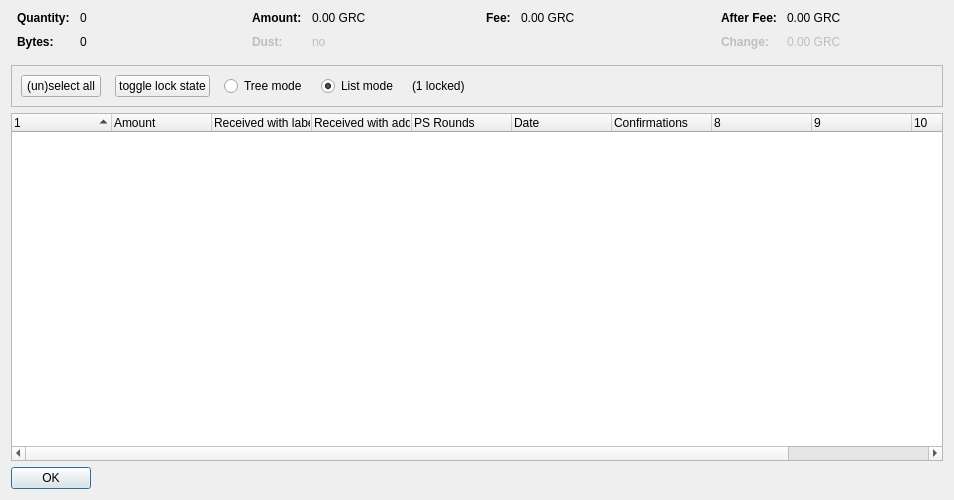
<?xml version="1.0" encoding="UTF-8"?>
<ui version="4.0">
 <class>CoinControlDialog</class>
 <widget class="QDialog" name="CoinControlDialog">
  <property name="geometry">
   <rect>
    <x>0</x>
    <y>0</y>
    <width>954</width>
    <height>500</height>
   </rect>
  </property>
  <property name="windowTitle">
   <string>Coin Selection</string>
  </property>
  <layout class="QVBoxLayout" name="verticalLayout">
   <item>
    <layout class="QHBoxLayout" name="horizontalLayoutTop" stretch="0,0,0,0">
     <property name="topMargin">
      <number>0</number>
     </property>
     <property name="bottomMargin">
      <number>10</number>
     </property>
     <item>
      <layout class="QFormLayout" name="formLayoutCoinControl1">
       <property name="horizontalSpacing">
        <number>10</number>
       </property>
       <property name="verticalSpacing">
        <number>10</number>
       </property>
       <property name="leftMargin">
        <number>6</number>
       </property>
       <property name="rightMargin">
        <number>6</number>
       </property>
       <item row="0" column="0">
        <widget class="QLabel" name="labelCoinControlQuantityText">
         <property name="font">
          <font>
           <weight>75</weight>
           <bold>true</bold>
          </font>
         </property>
         <property name="text">
          <string>Quantity:</string>
         </property>
        </widget>
       </item>
       <item row="0" column="1">
        <widget class="QLabel" name="labelCoinControlQuantity">
         <property name="cursor">
          <cursorShape>IBeamCursor</cursorShape>
         </property>
         <property name="contextMenuPolicy">
          <enum>Qt::ActionsContextMenu</enum>
         </property>
         <property name="text">
          <string notr="true">0</string>
         </property>
         <property name="textInteractionFlags">
          <set>Qt::LinksAccessibleByMouse|Qt::TextSelectableByKeyboard|Qt::TextSelectableByMouse</set>
         </property>
        </widget>
       </item>
       <item row="1" column="0">
        <widget class="QLabel" name="labelCoinControlBytesText">
         <property name="font">
          <font>
           <weight>75</weight>
           <bold>true</bold>
          </font>
         </property>
         <property name="text">
          <string>Bytes:</string>
         </property>
        </widget>
       </item>
       <item row="1" column="1">
        <widget class="QLabel" name="labelCoinControlBytes">
         <property name="cursor">
          <cursorShape>IBeamCursor</cursorShape>
         </property>
         <property name="contextMenuPolicy">
          <enum>Qt::ActionsContextMenu</enum>
         </property>
         <property name="text">
          <string notr="true">0</string>
         </property>
         <property name="textInteractionFlags">
          <set>Qt::LinksAccessibleByMouse|Qt::TextSelectableByKeyboard|Qt::TextSelectableByMouse</set>
         </property>
        </widget>
       </item>
      </layout>
     </item>
     <item>
      <layout class="QFormLayout" name="formLayoutCoinControl2">
       <property name="horizontalSpacing">
        <number>10</number>
       </property>
       <property name="verticalSpacing">
        <number>10</number>
       </property>
       <property name="leftMargin">
        <number>6</number>
       </property>
       <property name="rightMargin">
        <number>6</number>
       </property>
       <item row="0" column="0">
        <widget class="QLabel" name="labelCoinControlAmountText">
         <property name="font">
          <font>
           <weight>75</weight>
           <bold>true</bold>
          </font>
         </property>
         <property name="text">
          <string>Amount:</string>
         </property>
        </widget>
       </item>
       <item row="0" column="1">
        <widget class="QLabel" name="labelCoinControlAmount">
         <property name="cursor">
          <cursorShape>IBeamCursor</cursorShape>
         </property>
         <property name="contextMenuPolicy">
          <enum>Qt::ActionsContextMenu</enum>
         </property>
         <property name="text">
          <string notr="true">0.00 GRC</string>
         </property>
         <property name="textInteractionFlags">
          <set>Qt::LinksAccessibleByMouse|Qt::TextSelectableByKeyboard|Qt::TextSelectableByMouse</set>
         </property>
        </widget>
       </item>
       <item row="1" column="0">
        <widget class="QLabel" name="labelCoinControlLowOutputText">
         <property name="enabled">
          <bool>false</bool>
         </property>
         <property name="font">
          <font>
           <weight>75</weight>
           <bold>true</bold>
          </font>
         </property>
         <property name="text">
          <string>Dust:</string>
         </property>
        </widget>
       </item>
       <item row="1" column="1">
        <widget class="QLabel" name="labelCoinControlLowOutput">
         <property name="enabled">
          <bool>false</bool>
         </property>
         <property name="cursor">
          <cursorShape>IBeamCursor</cursorShape>
         </property>
         <property name="contextMenuPolicy">
          <enum>Qt::ActionsContextMenu</enum>
         </property>
         <property name="text">
          <string notr="true">no</string>
         </property>
         <property name="textInteractionFlags">
          <set>Qt::LinksAccessibleByMouse|Qt::TextSelectableByKeyboard|Qt::TextSelectableByMouse</set>
         </property>
        </widget>
       </item>
      </layout>
     </item>
     <item>
      <layout class="QFormLayout" name="formLayoutCoinControl3">
       <property name="horizontalSpacing">
        <number>10</number>
       </property>
       <property name="verticalSpacing">
        <number>10</number>
       </property>
       <property name="leftMargin">
        <number>6</number>
       </property>
       <property name="rightMargin">
        <number>6</number>
       </property>
       <item row="0" column="0">
        <widget class="QLabel" name="labelCoinControlFeeText">
         <property name="font">
          <font>
           <weight>75</weight>
           <bold>true</bold>
          </font>
         </property>
         <property name="text">
          <string>Fee:</string>
         </property>
        </widget>
       </item>
       <item row="0" column="1">
        <widget class="QLabel" name="labelCoinControlFee">
         <property name="cursor">
          <cursorShape>IBeamCursor</cursorShape>
         </property>
         <property name="contextMenuPolicy">
          <enum>Qt::ActionsContextMenu</enum>
         </property>
         <property name="text">
          <string notr="true">0.00 GRC</string>
         </property>
         <property name="textInteractionFlags">
          <set>Qt::LinksAccessibleByMouse|Qt::TextSelectableByKeyboard|Qt::TextSelectableByMouse</set>
         </property>
        </widget>
       </item>
      </layout>
     </item>
     <item>
      <layout class="QFormLayout" name="formLayoutCoinControl4">
       <property name="horizontalSpacing">
        <number>10</number>
       </property>
       <property name="verticalSpacing">
        <number>10</number>
       </property>
       <property name="leftMargin">
        <number>6</number>
       </property>
       <property name="rightMargin">
        <number>6</number>
       </property>
       <item row="0" column="0">
        <widget class="QLabel" name="labelCoinControlAfterFeeText">
         <property name="font">
          <font>
           <weight>75</weight>
           <bold>true</bold>
          </font>
         </property>
         <property name="text">
          <string>After Fee:</string>
         </property>
        </widget>
       </item>
       <item row="0" column="1">
        <widget class="QLabel" name="labelCoinControlAfterFee">
         <property name="cursor">
          <cursorShape>IBeamCursor</cursorShape>
         </property>
         <property name="contextMenuPolicy">
          <enum>Qt::ActionsContextMenu</enum>
         </property>
         <property name="text">
          <string notr="true">0.00 GRC</string>
         </property>
         <property name="textInteractionFlags">
          <set>Qt::LinksAccessibleByMouse|Qt::TextSelectableByKeyboard|Qt::TextSelectableByMouse</set>
         </property>
        </widget>
       </item>
       <item row="1" column="0">
        <widget class="QLabel" name="labelCoinControlChangeText">
         <property name="enabled">
          <bool>false</bool>
         </property>
         <property name="font">
          <font>
           <weight>75</weight>
           <bold>true</bold>
          </font>
         </property>
         <property name="text">
          <string>Change:</string>
         </property>
        </widget>
       </item>
       <item row="1" column="1">
        <widget class="QLabel" name="labelCoinControlChange">
         <property name="enabled">
          <bool>false</bool>
         </property>
         <property name="cursor">
          <cursorShape>IBeamCursor</cursorShape>
         </property>
         <property name="contextMenuPolicy">
          <enum>Qt::ActionsContextMenu</enum>
         </property>
         <property name="text">
          <string notr="true">0.00 GRC</string>
         </property>
         <property name="textInteractionFlags">
          <set>Qt::LinksAccessibleByMouse|Qt::TextSelectableByKeyboard|Qt::TextSelectableByMouse</set>
         </property>
        </widget>
       </item>
      </layout>
     </item>
    </layout>
   </item>
   <item>
    <widget class="QFrame" name="frame">
     <property name="minimumSize">
      <size>
       <width>0</width>
       <height>40</height>
      </size>
     </property>
     <property name="frameShape">
      <enum>QFrame::StyledPanel</enum>
     </property>
     <property name="frameShadow">
      <enum>QFrame::Sunken</enum>
     </property>
     <layout class="QHBoxLayout" name="horizontalLayout">
      <item>
       <layout class="QHBoxLayout" name="horizontalLayoutPanel" stretch="0,0,0,0,0,0">
        <property name="spacing">
         <number>14</number>
        </property>
        <item>
         <widget class="QPushButton" name="pushButtonSelectAll">
          <property name="sizePolicy">
           <sizepolicy hsizetype="Maximum" vsizetype="Fixed">
            <horstretch>0</horstretch>
            <verstretch>0</verstretch>
           </sizepolicy>
          </property>
          <property name="text">
           <string>(un)select all</string>
          </property>
          <property name="autoDefault">
           <bool>false</bool>
          </property>
         </widget>
        </item>
        <item>
         <widget class="QPushButton" name="pushButtonToggleLock">
          <property name="sizePolicy">
           <sizepolicy hsizetype="Maximum" vsizetype="Fixed">
            <horstretch>0</horstretch>
            <verstretch>0</verstretch>
           </sizepolicy>
          </property>
          <property name="text">
           <string>toggle lock state</string>
          </property>
          <property name="autoDefault">
           <bool>false</bool>
          </property>
         </widget>
        </item>
        <item>
         <widget class="QRadioButton" name="radioTreeMode">
          <property name="sizePolicy">
           <sizepolicy hsizetype="Maximum" vsizetype="Fixed">
            <horstretch>0</horstretch>
            <verstretch>0</verstretch>
           </sizepolicy>
          </property>
          <property name="text">
           <string>Tree mode</string>
          </property>
         </widget>
        </item>
        <item>
         <widget class="QRadioButton" name="radioListMode">
          <property name="sizePolicy">
           <sizepolicy hsizetype="Maximum" vsizetype="Fixed">
            <horstretch>0</horstretch>
            <verstretch>0</verstretch>
           </sizepolicy>
          </property>
          <property name="text">
           <string>List mode</string>
          </property>
          <property name="checked">
           <bool>true</bool>
          </property>
         </widget>
        </item>
        <item>
         <widget class="QLabel" name="labelLocked">
          <property name="text">
           <string>(1 locked)</string>
          </property>
         </widget>
        </item>
        <item>
         <spacer name="horizontalSpacer">
          <property name="orientation">
           <enum>Qt::Horizontal</enum>
          </property>
          <property name="sizeHint" stdset="0">
           <size>
            <width>40</width>
            <height>20</height>
           </size>
          </property>
         </spacer>
        </item>
       </layout>
      </item>
     </layout>
    </widget>
   </item>
   <item>
    <widget class="CoinControlTreeWidget" name="treeWidget">
     <property name="contextMenuPolicy">
      <enum>Qt::CustomContextMenu</enum>
     </property>
     <property name="sortingEnabled">
      <bool>false</bool>
     </property>
     <property name="columnCount">
      <number>11</number>
     </property>
     <attribute name="headerShowSortIndicator" stdset="0">
      <bool>true</bool>
     </attribute>
     <attribute name="headerStretchLastSection">
      <bool>false</bool>
     </attribute>
     <column>
      <property name="text">
       <string/>
      </property>
     </column>
     <column>
      <property name="text">
       <string>Amount</string>
      </property>
     </column>
     <column>
      <property name="text">
       <string>Received with label</string>
      </property>
     </column>
     <column>
      <property name="text">
       <string>Received with address</string>
      </property>
     </column>
     <column>
      <property name="text">
       <string>PS Rounds</string>
      </property>
     </column>
     <column>
      <property name="text">
       <string>Date</string>
      </property>
     </column>
     <column>
      <property name="text">
       <string>Confirmations</string>
      </property>
      <property name="toolTip">
       <string>Confirmed</string>
      </property>
     </column>
     <column>
      <property name="text">
       <string/>
      </property>
     </column>
     <column>
      <property name="text">
       <string/>
      </property>
     </column>
     <column>
      <property name="text">
       <string/>
      </property>
     </column>
     <column>
      <property name="text">
       <string/>
      </property>
     </column>
    </widget>
   </item>
   <item>
    <widget class="QDialogButtonBox" name="buttonBox">
     <property name="sizePolicy">
      <sizepolicy hsizetype="Maximum" vsizetype="Fixed">
       <horstretch>0</horstretch>
       <verstretch>0</verstretch>
      </sizepolicy>
     </property>
     <property name="orientation">
      <enum>Qt::Horizontal</enum>
     </property>
     <property name="standardButtons">
      <set>QDialogButtonBox::Ok</set>
     </property>
    </widget>
   </item>
  </layout>
 </widget>
 <customwidgets>
  <customwidget>
   <class>CoinControlTreeWidget</class>
   <extends>QTreeWidget</extends>
   <header>coincontroltreewidget.h</header>
  </customwidget>
 </customwidgets>
 <resources/>
 <connections/>
</ui>
